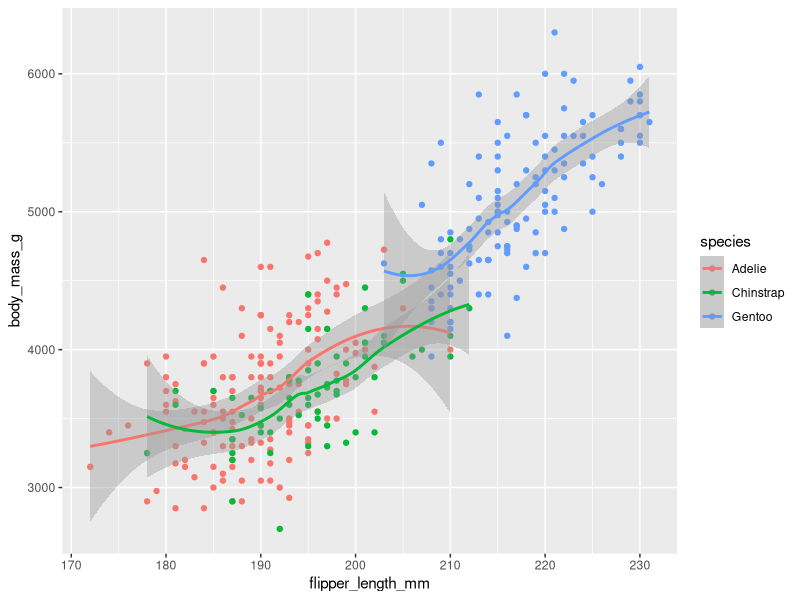
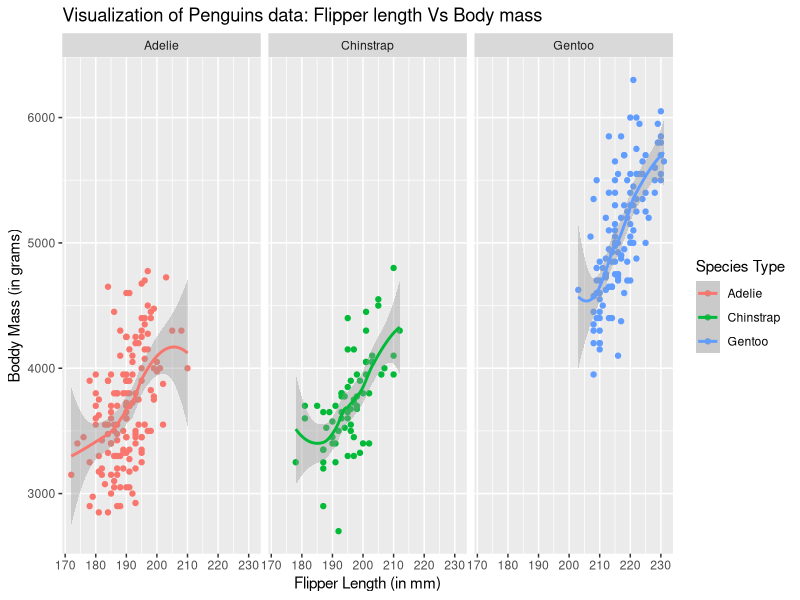

Source code (R) for these figures, in order:
# Packages

library(tidyverse)
library(palmerpenguins)

# View the data
View(penguins)

#simple point plot
ggplot(data = penguins, aes(flipper_length_mm, body_mass_g, colour = species)) +
  geom_point() +
  geom_smooth()

# add more readability
ggplot(data = penguins, aes(flipper_length_mm, body_mass_g, colour = species)) +
  geom_point() +
  geom_smooth() +
  facet_wrap(~species) +
  labs(title = "Visualization of Penguins data: Flipper length Vs Body mass",
       x = "Flipper Length (in mm)",
       y = "Boddy Mass (in grams)",
       colour = "Species Type"
  )
